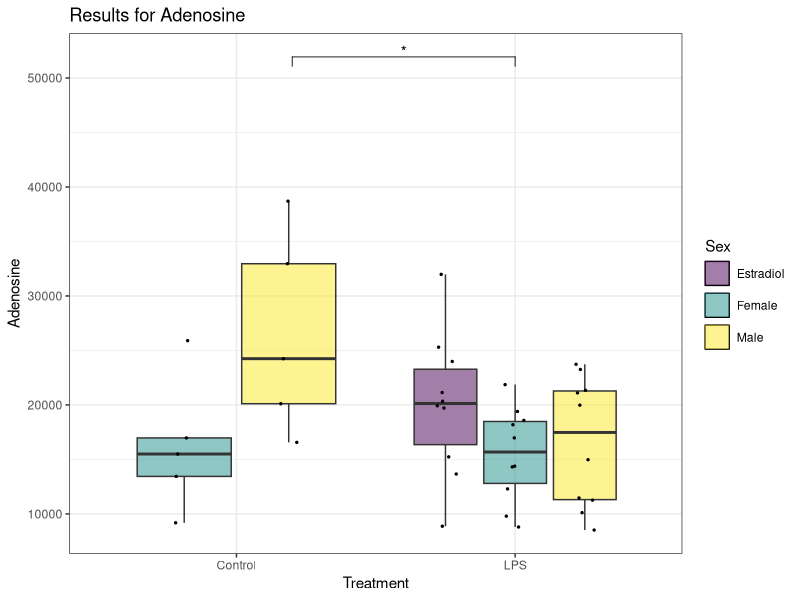
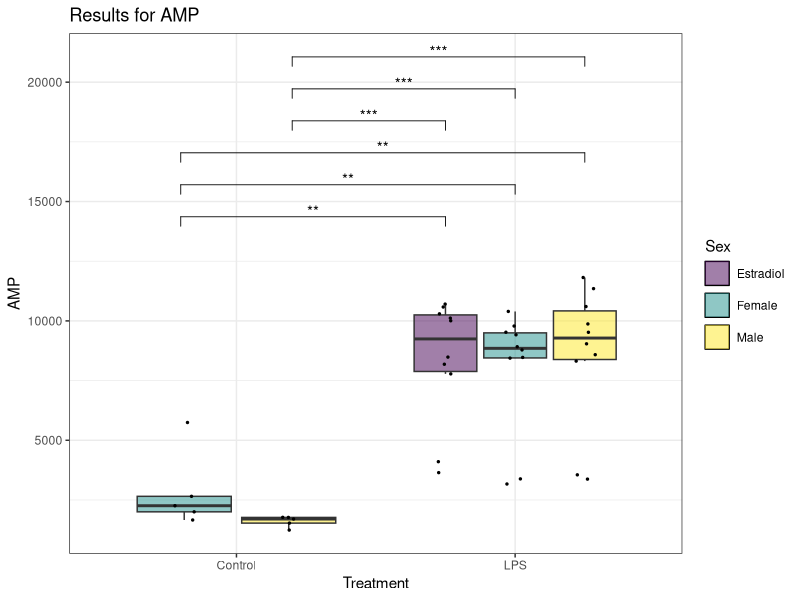
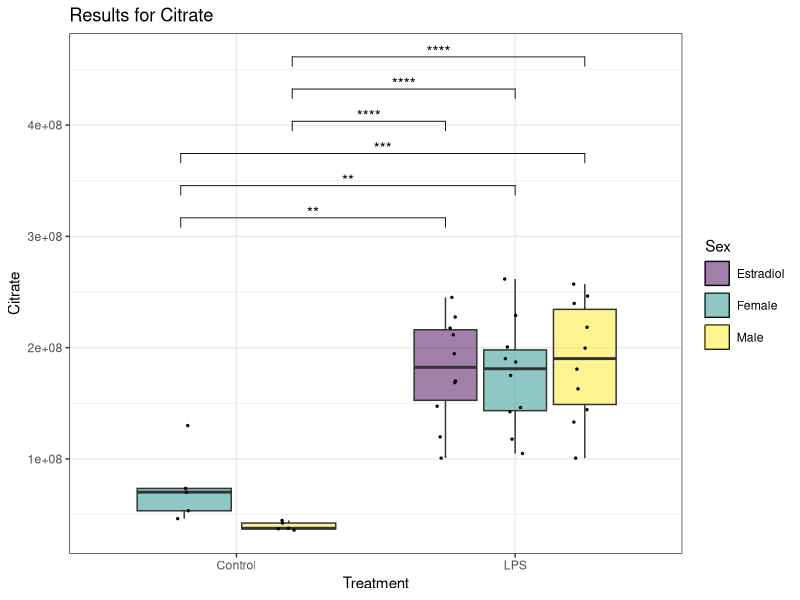
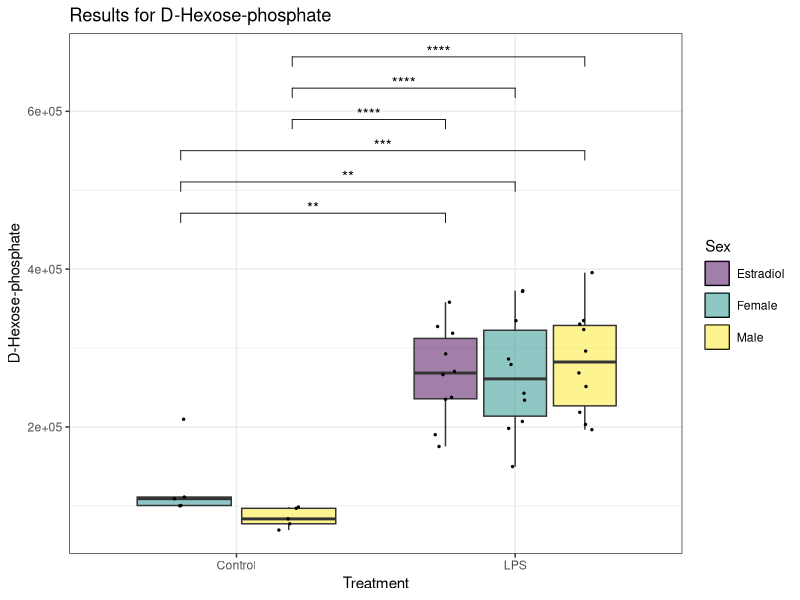
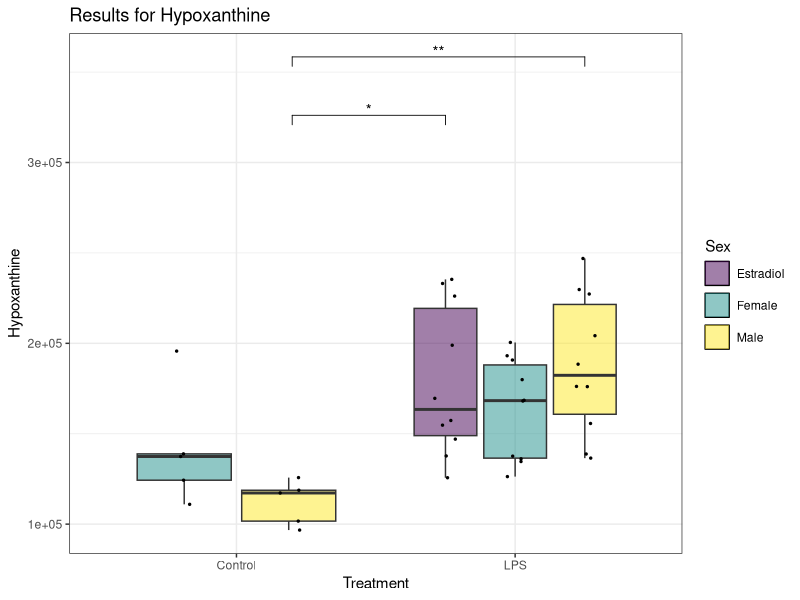
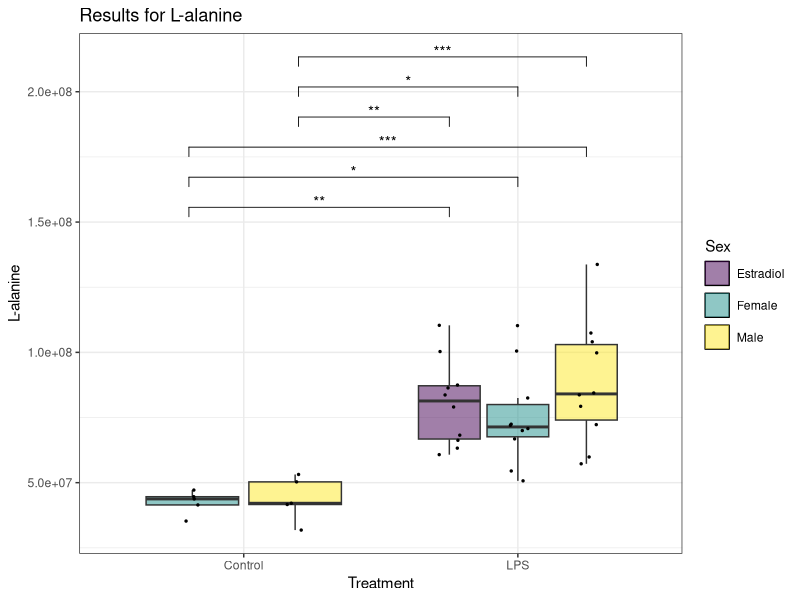
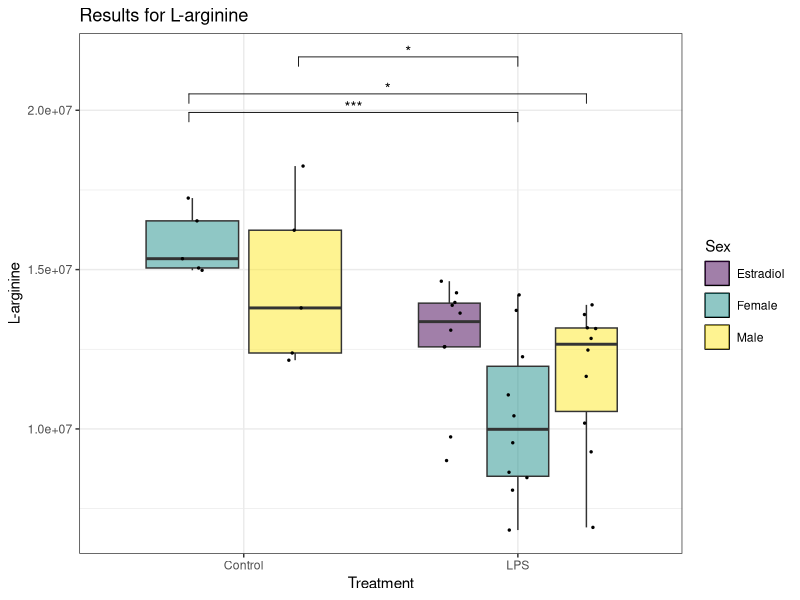
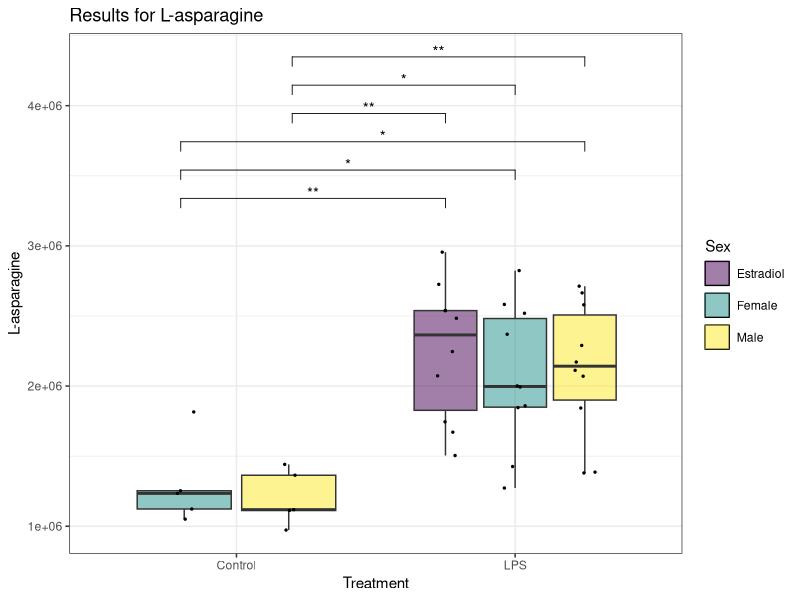

Generate these figures, in order, with R:
# Load necessary libraries
if(!require(readxl)) install.packages("readxl", dependencies=TRUE)
if(!require(dplyr)) install.packages("dplyr", dependencies=TRUE)
if(!require(ggplot2)) install.packages("ggplot2", dependencies=TRUE)
if(!require(viridis)) install.packages("viridis", dependencies=TRUE)
if(!require(rstatix)) install.packages("rstatix", dependencies=TRUE)
if(!require(tidyr)) install.packages("tidyr", dependencies=TRUE)
if(!require(ggpubr)) install.packages("ggpubr", dependencies=TRUE)


library(readxl)
library(dplyr)
library(ggplot2)
library(viridis)
library(rstatix)
library(tidyr)
library(ggpubr)


# Read the original data from the first sheet "Clinical Data" to get the original column names
original_data <- read_excel("SepticShockDataR.xlsx", sheet = "Metabolite Data")

# Create a mapping of original names to modified names
original_names <- names(original_data)[-1:-5]
modified_names <- make.names(original_names)
name_mapping <- setNames(original_names, modified_names)

# Read the data and rename columns
data <- original_data %>%
  rename_all(make.names)

# Filter to retain only rows where timepoint == 6
data <- data %>%
  filter(Timepoint == 6)

# Convert to tidy format
tidy_data<-data %>% 
  pivot_longer(cols = L.alanine:X2.Oxoglutarate, names_to = "Observation", values_to = "Values") %>%
  mutate("Sex:Treatment" = paste0(Sex, ":", Treatment)) %>%
  drop_na(Values)

tidy_data$`Sex:Treatment` <- factor(tidy_data$`Sex:Treatment`, 
                                    levels = c("Female:Control", 
                                               "Male:Control", 
                                               "Estradiol:LPS", 
                                               "Female:LPS", 
                                               "Male:LPS"))
tidy_data$Patient.ID <- factor(tidy_data$Patient.ID)
tidy_data$Species <- factor(tidy_data$Species)
tidy_data$Sex <- factor(tidy_data$Sex)
tidy_data$Treatment <- factor(tidy_data$Treatment)
tidy_data$Observation <- factor(tidy_data$Observation)

# Perform Tukey's HSD test
tidy_tukey<-tidy_data %>% 
  group_by(Observation) %>% 
  tukey_hsd(Values ~ Sex * Treatment) %>%
  ungroup()

write.csv(tidy_tukey, "SSD_Metabolite_TukeyHSD.csv", row.names = FALSE) 

tidy_tukey<-tidy_tukey %>%
  filter(term == "Sex:Treatment")

# Filter to retain sets where at least one p-value is less than 0.05
sig_observations <- tidy_tukey %>%
  group_by(Observation) %>%
  filter(any(p.adj < 0.05)) %>%
  ungroup()

# Extract unique names of significant observations
sig_observations <- sig_observations %>%
  distinct(Observation)

write.csv(sig_observations, "SSD_Metabolite_Sig_Observations.csv", row.names = FALSE)

############
for (observation in sig_observations$Observation) {
  original_observation <- name_mapping[[observation]]
  
  plot_data <- tidy_data %>%
    filter(Observation == observation) %>%
    dplyr::select(Sex, Treatment, 'Sex:Treatment', Values)
  plot_tukey <- tidy_tukey %>%
    filter(Observation == observation) %>%
    filter(p.adj.signif != 'ns') %>%
    add_y_position(test = ., 
                   data = plot_data, 
                   formula = Values ~ Sex:Treatment, 
                   fun = "max", 
                   scales = "fixed", 
                   step.increase = 0.12) %>%
    add_x_position(test = ., x = 'Sex:Treatment')
  
  plot_tukey <- mutate(plot_tukey, xmin = case_when(xmin == 1 ~ 0.8,
                                                    xmin == 2 ~ 1.2,
                                                    xmin == 3 ~ 1.75,
                                                    xmin == 4 ~ 2))
  plot_tukey <- mutate(plot_tukey, xmax = case_when(xmax == 2 ~ 1.2,
                                                    xmax == 3 ~ 1.75,
                                                    xmax == 4 ~ 2,
                                                    xmax == 5 ~ 2.25))
  
  p <- ggplot(plot_data, 
              aes(x = Treatment, y = !!rlang::sym("Values"))) +
    geom_boxplot(outlier.shape = NA, 
                 aes(fill = Sex), 
                 key_glyph = draw_key_rect) +  # Remove outliers from boxplot to avoid duplication with jitter
    geom_point(aes(fill = Sex), 
               size = 0.5, 
               position=position_jitterdodge(jitter.width = 0.2), 
               show.legend = F) +
    labs(title = paste("Results for", original_observation),
         y = original_observation) +
    stat_pvalue_manual(plot_tukey, 
                       label = "p.adj.signif", 
                       y.position = "y.position", 
                       xmin = "xmin", 
                       xmax = "xmax", 
                       hide.ns = TRUE, 
                       tip.length = 0.02, 
                       bracket.nudge.y = 0) +
    scale_fill_viridis(discrete = TRUE, 
                       alpha = 0.5, 
                       option="viridis") + 
    theme_bw() +
    theme(legend.key = element_rect(color = "black"), 
          legend.key.spacing.y = unit(0.2, "cm"))
  
  print(p)
  
  # Save each plot as a PNG file
  #ggsave(filename = paste0("boxplot_", observation, ".png"), plot = p, width = 8, height = 6)
}
